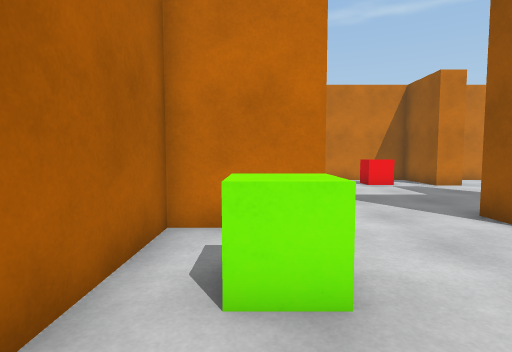
view 1 (above)

16 first-person views from a walk through a Unity game level. The camera is 1.2 m above the floor, tilts 4° down and sees 80° across. The floor is counted in squares, 1 m on a side. Each view is taken from the middle of a square. On the plan, view 1 faces up. The plan holds only what a view shows up to about 13 squares ahead; the rest is blank. The player is left out.

view 2
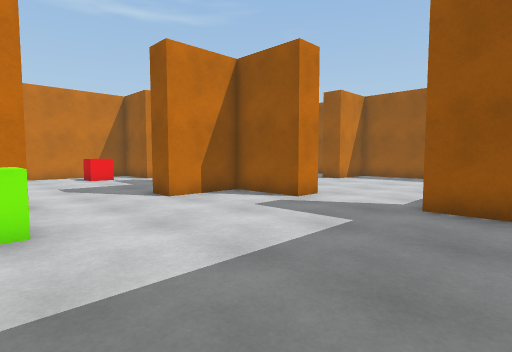

view 3
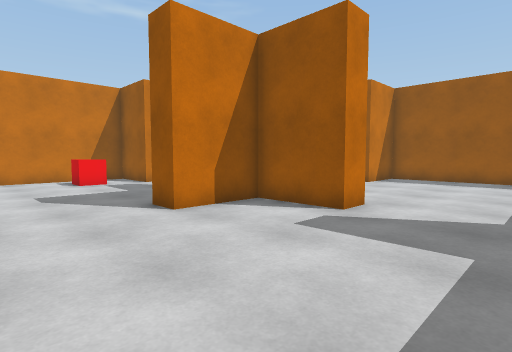

view 4
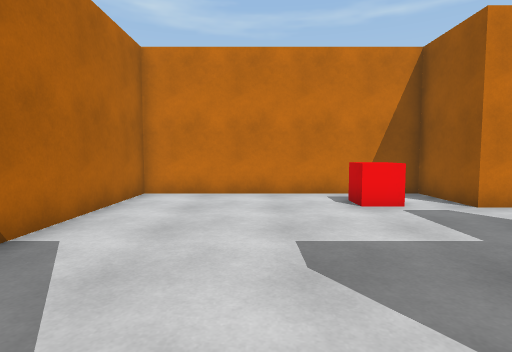

view 5
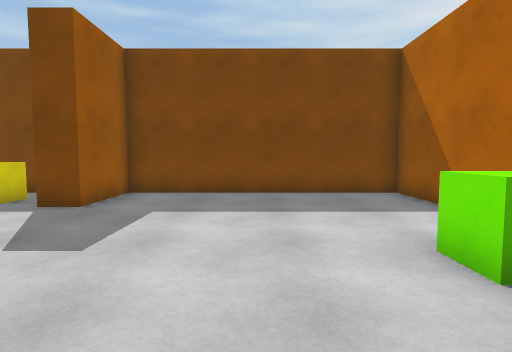

view 6
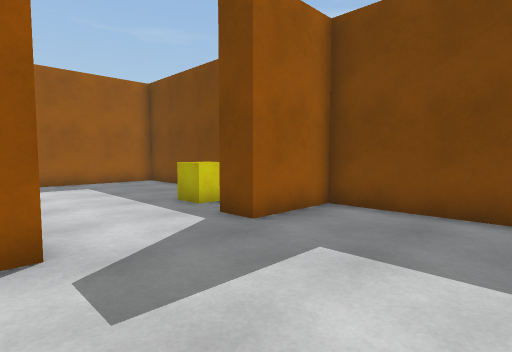

view 7
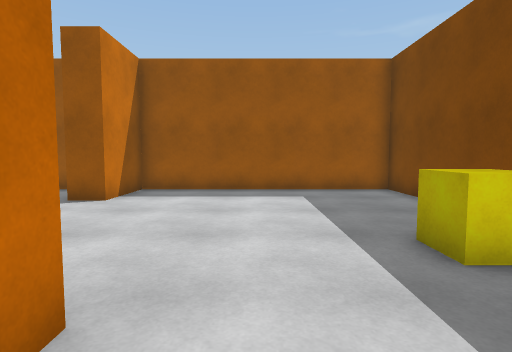

view 8
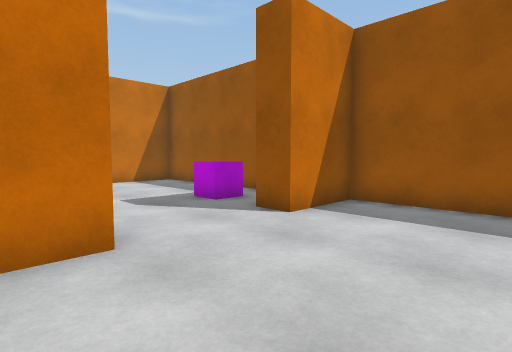

view 9
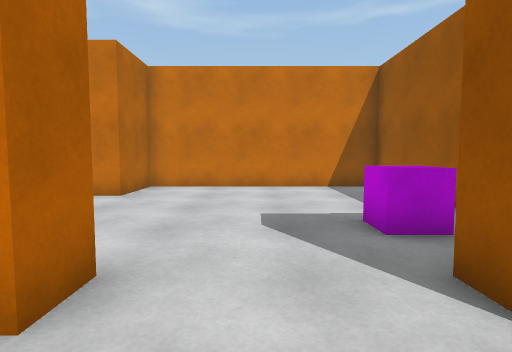

view 10
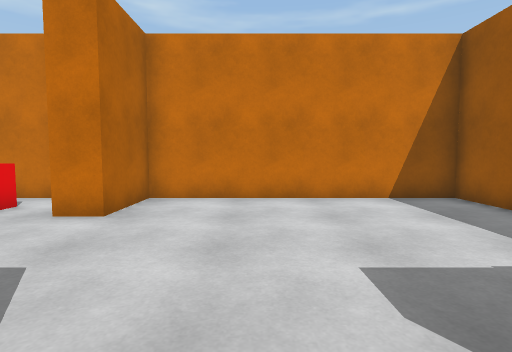

view 11
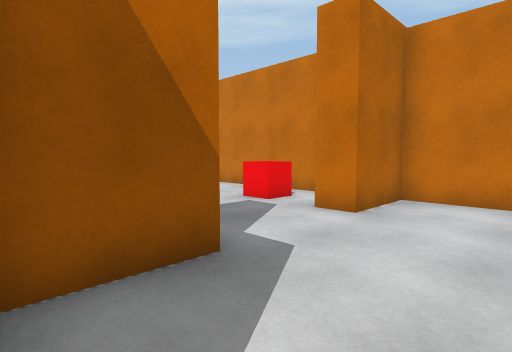

view 12
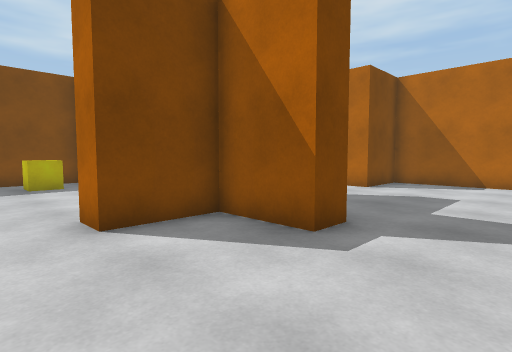

view 13
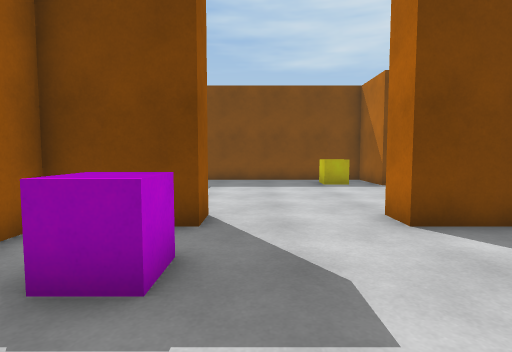

view 14
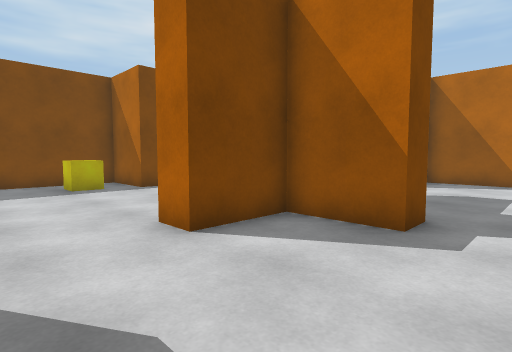

view 15
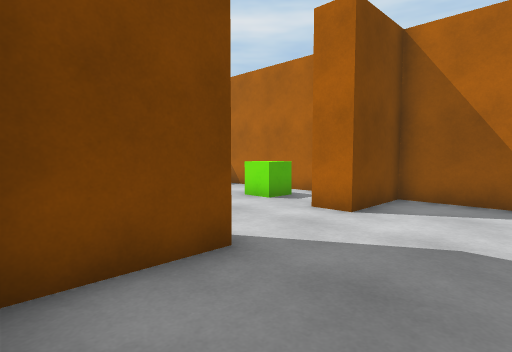

view 16
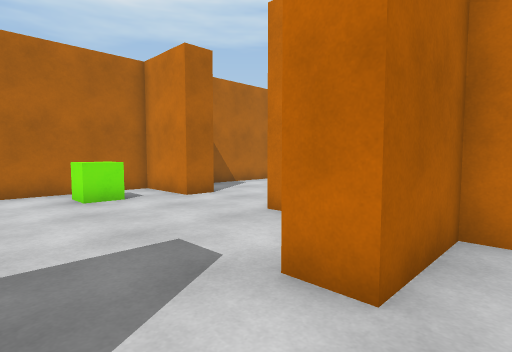

### Floor plan
Points are (right, up) in squares from view 1. A wall is a line through its corners. A room is listed if a view was taken in it or the views show most of it. See-through windows are left out.
Room 1 (views 1, 2, 3, 6, 7)
walls: (1.1, 4.9) (-1.5, 4.9) (-1.5, -3.6) (7, -3.6) (7, -1); (7, 2.3) (7, 4.9) (4.4, 4.9)
ways out: opening at (3, 5) to room 2; opening at (7.5, 0.5) to room 3
objects: green cube (0, 3)
Room 2 (views 4, 5)
walls: (7, 11.9) (7, 14.4) (-1.5, 14.4) (-1.5, 6) (1.1, 6) (1.1, 4.9); (4.4, 4.9) (4.4, 6) (6.9, 6)
ways out: opening at (3, 5) to room 1; opening at (6.7, 10) to room 4
objects: red cube (5, 12) to (5, 13)
Room 3 (views 8, 9, 16)
walls: (10.4, 4.9) (8, 4.9) (8, 2.3) (7, 2.3); (7, -1) (8, -1) (8, -3.6) (16.5, -3.6) (16.5, 4.9) (14, 4.9)
ways out: opening at (7.5, 0.5) to room 1; opening at (12, 5) to room 4
objects: yellow cube (10, -2)
Room 4 (views 10, 11, 12, 13, 14, 15)
walls: (7, 8.3) (8, 8.3) (8, 6) (10.4, 6) (10.4, 4.9); (14, 4.9) (14, 6) (16.5, 6) (16.5, 14.4) (8, 14.4) (8, 11.9) (7, 11.9)
ways out: opening at (6.7, 10) to room 2; opening at (12, 5) to room 3
objects: other object (14, 8) to (15, 8)

Positions as (right, up) in squares from view 1, and headings:
1: (0, 0), facing up
2: (0, -3), facing up-right
3: (1, -1), facing up-right
4: (2, 5), facing up
5: (3, 6), facing down
6: (3, 3), facing down-right
7: (6, 1), facing right
8: (9, 1), facing up-right
9: (12, 3), facing up
10: (11, 6), facing up
11: (11, 6), facing up-left
12: (12, 11), facing down-left
13: (13, 11), facing down
14: (13, 10), facing down-left
15: (7, 9), facing down-left
16: (9, 0), facing up-left
